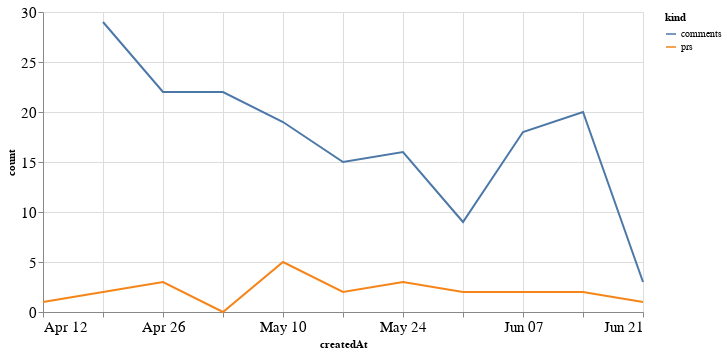

Notebook cell for this chart:
### Code cell
alt.Chart(total_time, width=600).mark_line().encode(
    x='createdAt',
    y='count',
    color='kind'
)

### Figure 1 — Vega-Lite specification as saved in the notebook (floating-point values rounded to 4 significant figures)
{"config": {"axisLeft": {"labelFontSize": 15}, "axisBottom": {"labelFontSize": 15}}, "data": {"name": "data-9bc1827e013045d1c787e21233915452"}, "mark": "line", "encoding": {"color": {"type": "nominal", "field": "kind"}, "x": {"type": "temporal", "field": "createdAt"}, "y": {"type": "quantitative", "field": "count"}}, "width": 600, "$schema": "https://vega.github.io/schema/vega-lite/v4.8.1.json", "datasets": {"data-9bc1827e013045d1c787e21233915452": [{"createdAt": "2020-04-12T00:00:00", "kind": "prs", "count": 1.0}, {"createdAt": "2020-04-19T00:00:00", "kind": "prs", "count": 2.0}, {"createdAt": "2020-04-26T00:00:00", "kind": "prs", "count": 3.0}, {"createdAt": "2020-05-03T00:00:00", "kind": "prs", "count": 0.0}, {"createdAt": "2020-05-10T00:00:00", "kind": "prs", "count": 5.0}, {"createdAt": "2020-05-17T00:00:00", "kind": "prs", "count": 2.0}, {"createdAt": "2020-05-24T00:00:00", "kind": "prs", "count": 3.0}, {"createdAt": "2020-05-31T00:00:00", "kind": "prs", "count": 2.0}, {"createdAt": "2020-06-07T00:00:00", "kind": "prs", "count": 2.0}, {"createdAt": "2020-06-14T00:00:00", "kind": "prs", "count": 2.0}, {"createdAt": "2020-06-21T00:00:00", "kind": "prs", "count": 1.0}, {"createdAt": "2020-04-12T00:00:00", "kind": "comments", "count": null}, {"createdAt": "2020-04-19T00:00:00", "kind": "comments", "count": 29.0}, {"createdAt": "2020-04-26T00:00:00", "kind": "comments", "count": 22.0}, {"createdAt": "2020-05-03T00:00:00", "kind": "comments", "count": 22.0}, {"createdAt": "2020-05-10T00:00:00", "kind": "comments", "count": 19.0}, {"createdAt": "2020-05-17T00:00:00", "kind": "comments", "count": 15.0}, {"createdAt": "2020-05-24T00:00:00", "kind": "comments", "count": 16.0}, {"createdAt": "2020-05-31T00:00:00", "kind": "comments", "count": 9.0}, {"createdAt": "2020-06-07T00:00:00", "kind": "comments", "count": 18.0}, {"createdAt": "2020-06-14T00:00:00", "kind": "comments", "count": 20.0}, {"createdAt": "2020-06-21T00:00:00", "kind": "comments", "count": 3.0}]}}
